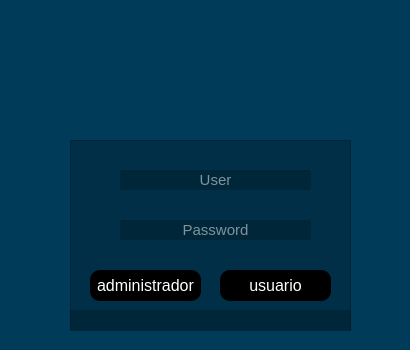
<?xml version="1.0" encoding="UTF-8"?>
<ui version="4.0">
 <class>Login</class>
 <widget class="QWidget" name="Login">
  <property name="geometry">
   <rect>
    <x>0</x>
    <y>0</y>
    <width>410</width>
    <height>350</height>
   </rect>
  </property>
  <property name="minimumSize">
   <size>
    <width>410</width>
    <height>350</height>
   </size>
  </property>
  <property name="maximumSize">
   <size>
    <width>410</width>
    <height>350</height>
   </size>
  </property>
  <property name="cursor">
   <cursorShape>SizeAllCursor</cursorShape>
  </property>
  <property name="windowTitle">
   <string>Form</string>
  </property>
  <property name="styleSheet">
   <string notr="true">background-color: rgb(0, 59, 89);</string>
  </property>
  <widget class="QFrame" name="frame">
   <property name="geometry">
    <rect>
     <x>70</x>
     <y>140</y>
     <width>281</width>
     <height>191</height>
    </rect>
   </property>
   <property name="styleSheet">
    <string notr="true">background-color: rgba(0, 0, 0,0.2);</string>
   </property>
   <property name="frameShape">
    <enum>QFrame::StyledPanel</enum>
   </property>
   <property name="frameShadow">
    <enum>QFrame::Raised</enum>
   </property>
   <widget class="QLineEdit" name="txt_usuario">
    <property name="geometry">
     <rect>
      <x>50</x>
      <y>30</y>
      <width>191</width>
      <height>20</height>
     </rect>
    </property>
    <property name="sizePolicy">
     <sizepolicy hsizetype="Expanding" vsizetype="Expanding">
      <horstretch>0</horstretch>
      <verstretch>0</verstretch>
     </sizepolicy>
    </property>
    <property name="font">
     <font>
      <pointsize>11</pointsize>
     </font>
    </property>
    <property name="styleSheet">
     <string notr="true">color: rgb(255, 255, 255);</string>
    </property>
    <property name="alignment">
     <set>Qt::AlignCenter</set>
    </property>
    <property name="placeholderText">
     <string>User</string>
    </property>
   </widget>
   <widget class="QLineEdit" name="txt_senha">
    <property name="geometry">
     <rect>
      <x>50</x>
      <y>80</y>
      <width>191</width>
      <height>20</height>
     </rect>
    </property>
    <property name="sizePolicy">
     <sizepolicy hsizetype="Expanding" vsizetype="Expanding">
      <horstretch>0</horstretch>
      <verstretch>0</verstretch>
     </sizepolicy>
    </property>
    <property name="font">
     <font>
      <pointsize>11</pointsize>
     </font>
    </property>
    <property name="styleSheet">
     <string notr="true">color: rgb(255, 255, 255);</string>
    </property>
    <property name="echoMode">
     <enum>QLineEdit::Password</enum>
    </property>
    <property name="alignment">
     <set>Qt::AlignCenter</set>
    </property>
    <property name="placeholderText">
     <string>Password</string>
    </property>
   </widget>
   <widget class="QPushButton" name="btn_entrar">
    <property name="geometry">
     <rect>
      <x>20</x>
      <y>130</y>
      <width>111</width>
      <height>31</height>
     </rect>
    </property>
    <property name="sizePolicy">
     <sizepolicy hsizetype="Minimum" vsizetype="Fixed">
      <horstretch>0</horstretch>
      <verstretch>0</verstretch>
     </sizepolicy>
    </property>
    <property name="font">
     <font>
      <pointsize>12</pointsize>
     </font>
    </property>
    <property name="cursor">
     <cursorShape>PointingHandCursor</cursorShape>
    </property>
    <property name="mouseTracking">
     <bool>false</bool>
    </property>
    <property name="styleSheet">
     <string notr="true">QPushButton{
background-color: rgb(0, 0, 0);
color: rgb(255, 255, 255);
border-radius:10px

}

QPushButton:hover{
background-color: rgb(255, 255, 255);
	color: rgb(0, 0, 0);

}</string>
    </property>
    <property name="text">
     <string>administrador</string>
    </property>
   </widget>
   <widget class="QLabel" name="lbl_msg">
    <property name="geometry">
     <rect>
      <x>0</x>
      <y>170</y>
      <width>281</width>
      <height>20</height>
     </rect>
    </property>
    <property name="sizePolicy">
     <sizepolicy hsizetype="Expanding" vsizetype="Expanding">
      <horstretch>0</horstretch>
      <verstretch>0</verstretch>
     </sizepolicy>
    </property>
    <property name="font">
     <font>
      <pointsize>12</pointsize>
     </font>
    </property>
    <property name="styleSheet">
     <string notr="true">color: rgb(199, 0, 0);</string>
    </property>
    <property name="text">
     <string/>
    </property>
   </widget>
   <widget class="QPushButton" name="btn_usuario">
    <property name="geometry">
     <rect>
      <x>150</x>
      <y>130</y>
      <width>111</width>
      <height>31</height>
     </rect>
    </property>
    <property name="font">
     <font>
      <pointsize>12</pointsize>
     </font>
    </property>
    <property name="cursor">
     <cursorShape>PointingHandCursor</cursorShape>
    </property>
    <property name="mouseTracking">
     <bool>false</bool>
    </property>
    <property name="styleSheet">
     <string notr="true">QPushButton{
background-color: rgb(0, 0, 0);
color: rgb(255, 255, 255);
border-radius:10px

}

QPushButton:hover{
background-color: rgb(255, 255, 255);
	color: rgb(0, 0, 0);

}</string>
    </property>
    <property name="text">
     <string>usuario</string>
    </property>
   </widget>
  </widget>
  <widget class="QLabel" name="label">
   <property name="geometry">
    <rect>
     <x>120</x>
     <y>20</y>
     <width>191</width>
     <height>121</height>
    </rect>
   </property>
   <property name="styleSheet">
    <string notr="true">background-color: rgb(0, 59, 89);</string>
   </property>
   <property name="text">
    <string/>
   </property>
   <property name="pixmap">
    <pixmap>../../../PycharmProjects/pythonProject4meuprojeto/projeto01/login100x100.jpg</pixmap>
   </property>
   <property name="scaledContents">
    <bool>true</bool>
   </property>
  </widget>
  <zorder>label</zorder>
  <zorder>frame</zorder>
 </widget>
 <resources/>
 <connections/>
</ui>
